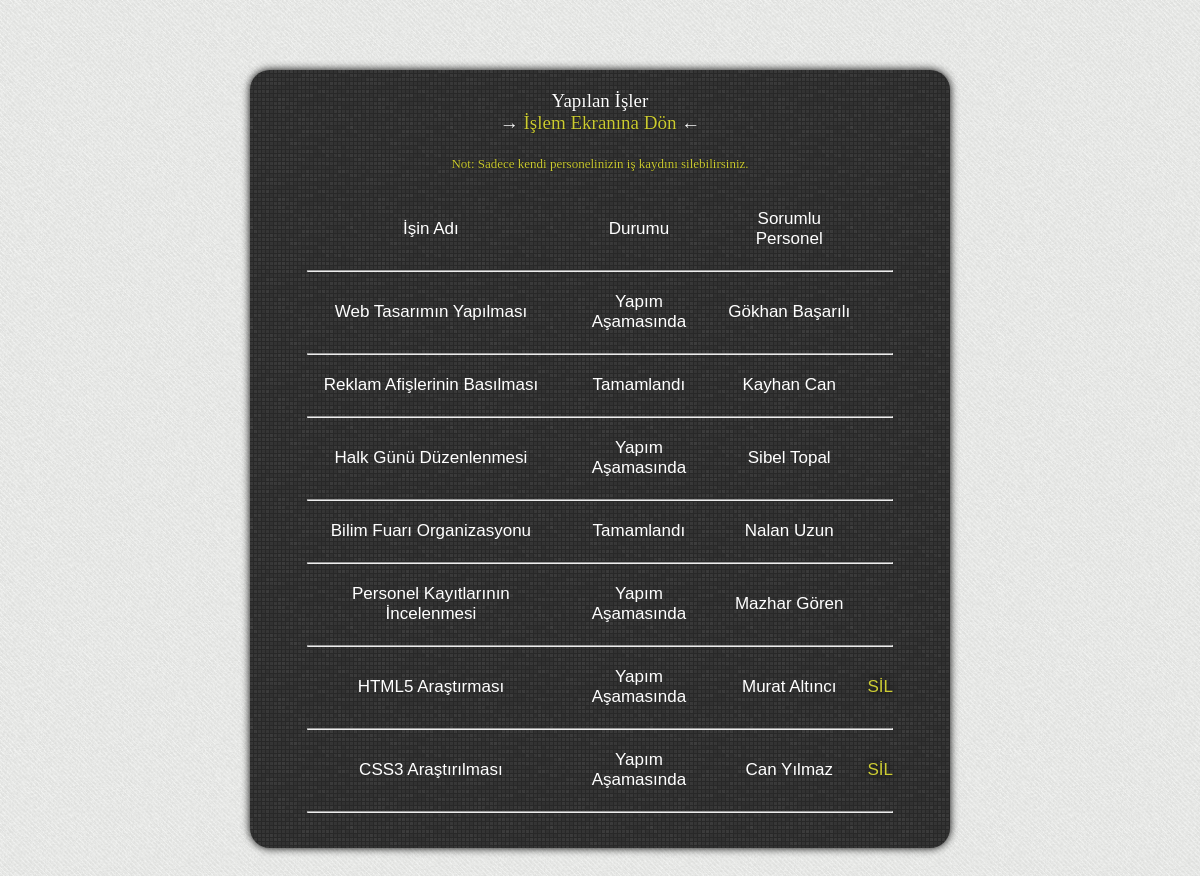
/koordinator/is-listele.php (signed in), run on the app's committed database.
### tables this page shows
CREATE TABLE IF NOT EXISTS `tbl_is` (
  `id` int(11) NOT NULL AUTO_INCREMENT,
  `isin_adi` varchar(250) NOT NULL,
  `durum` varchar(250) NOT NULL,
  `sorumlu_personel` int(11) NOT NULL,
  PRIMARY KEY (`id`),
  KEY `sorumlu_personel` (`sorumlu_personel`)
);

CREATE TABLE IF NOT EXISTS `tbl_personel` (
  `id` int(11) NOT NULL AUTO_INCREMENT,
  `ad_soyad` varchar(250) NOT NULL,
  `maas` int(11) NOT NULL,
  `fotograf` varchar(250) NOT NULL,
  `eposta` varchar(250) NOT NULL,
  `sifre` varchar(250) NOT NULL,
  `sorumlu_koordinator` int(11) NOT NULL,
  PRIMARY KEY (`id`),
  KEY `sorumlu_koordinator` (`sorumlu_koordinator`)
);

### koordinator/is-listele.php (the view, shortened to what this page needs)
<!DOCTYPE html PUBLIC "-//W3C//DTD XHTML 1.0 Transitional//EN" "http://www.w3.org/TR/xhtml1/DTD/xhtml1-transitional.dtd">
<html xmlns="http://www.w3.org/1999/xhtml">
<head>
<link href="../css/style.css" rel="stylesheet" type="text/css" />
</head>
<body>
<div class="menu">
<div class="menu-baslik">Yapılan İşler <br />
→<a style="color: #CC3;" href="index.php"> İşlem Ekranına Dön </a>←<br /><br />
<font size="-1" color="#CC3">Not: Sadece kendi personelinizin iş kaydını silebilirsiniz.</font></div>
<?php
$eposta = $_SESSION['koordinatoroturum'];
$uye_list=mysql_query("Select id from tbl_koordinator where eposta='$eposta'");
while($yaz=mysql_fetch_array($uye_list))
{
	$id = $yaz['id'];
}
?>
<table cellpadding='5' class='listele_table'>
<tr>
<td align="center">İşin Adı</td>
<td align="center">Durumu</td>
<td align="center">Sorumlu Personel</td>
<td></td>
</tr>
<tr>
<td colspan="6"><hr /></td>
</tr>
<?php
$uye_list=mysql_query("Select * from tbl_is");
while($yaz=mysql_fetch_array($uye_list))
{
?>
	<tr>
	<td align="center"><?php echo $yaz['isin_adi']; ?></td>
    <td align="center"><?php echo $yaz['durum']; ?></td>
    <?php
		$bul = $yaz['sorumlu_personel'];
		$sorgu=mysql_query("Select ad_soyad from tbl_personel where id=$bul");
		while($bak=mysql_fetch_array($sorgu))
		{
			$ad_soyad = $bak['ad_soyad'];
		}
	?>
    <td align="center"><?php echo $ad_soyad ?></td>
    <td align="center">
    <?php
		$bul = $yaz['sorumlu_personel'];
		$sorgu=mysql_query("Select sorumlu_koordinator from tbl_personel where id=$bul");
		while($incele=mysql_fetch_array($sorgu))
		{
			$isin_sorumlu_koordinatoru = $incele['sorumlu_koordinator'];
		}
		if($isin_sorumlu_koordinatoru == $id)
		{
	?>
    <a href='is-sil.php?id=<?php echo $yaz['id']; ?>'>SİL</a>
    <?php
		}
	?>
    </td>
    </tr>
    <tr>
    <td colspan="6"><hr /></td>
    </tr>
<?php
}
?>
</table>
</div>
</body>
</html>

### css/style.css (style rules this page uses)
body { margin: 0px; padding: 0px; background: url(../resimler/site/bg.png); }
a { color: #000; text-decoration: none; }
.menu { width: 600px; height: auto; padding: 20px 50px 20px 50px; box-shadow: 0px 0px 8px 0px #000000; margin: 70px auto 70px auto; border-radius: 20px; font-size: 17px; background: #fff url(../resimler/site/giris_kapsul_bg.png); font-family: Verdana, Geneva, sans-serif; }
.menu-baslik { text-align: center; font-family: Georgia, "Times New Roman", Times, serif; font-size: 19px; text-shadow: 0px 0px 1px #000; color: #FFF; margin-bottom: 30px; }
.listele_table { color: #FFF; }
.listele_table a { color: #CC3; text-shadow: 0px 0px 10px #000000; }

### data on the page
tbl_is: isin_adi "Web Tasarımın Yapılması", durum "Yapım Aşamasında", sorumlu_personel.ad_soyad "Gökhan Başarılı"
tbl_is: isin_adi "Reklam Afişlerinin Basılması", durum "Tamamlandı", sorumlu_personel.ad_soyad "Kayhan Can"
tbl_is: isin_adi "Halk Günü Düzenlenmesi", durum "Yapım Aşamasında", sorumlu_personel.ad_soyad "Sibel Topal"
tbl_is: isin_adi "Bilim Fuarı Organizasyonu", durum "Tamamlandı", sorumlu_personel.ad_soyad "Nalan Uzun"
tbl_is: isin_adi "Personel Kayıtlarının İncelenmesi", durum "Yapım Aşamasında", sorumlu_personel.ad_soyad "Mazhar Gören"
tbl_is: isin_adi "HTML5 Araştırması", durum "Yapım Aşamasında", sorumlu_personel.ad_soyad "Murat Altıncı"
tbl_is: isin_adi "CSS3 Araştırılması", durum "Yapım Aşamasında", sorumlu_personel.ad_soyad "Can Yılmaz"
